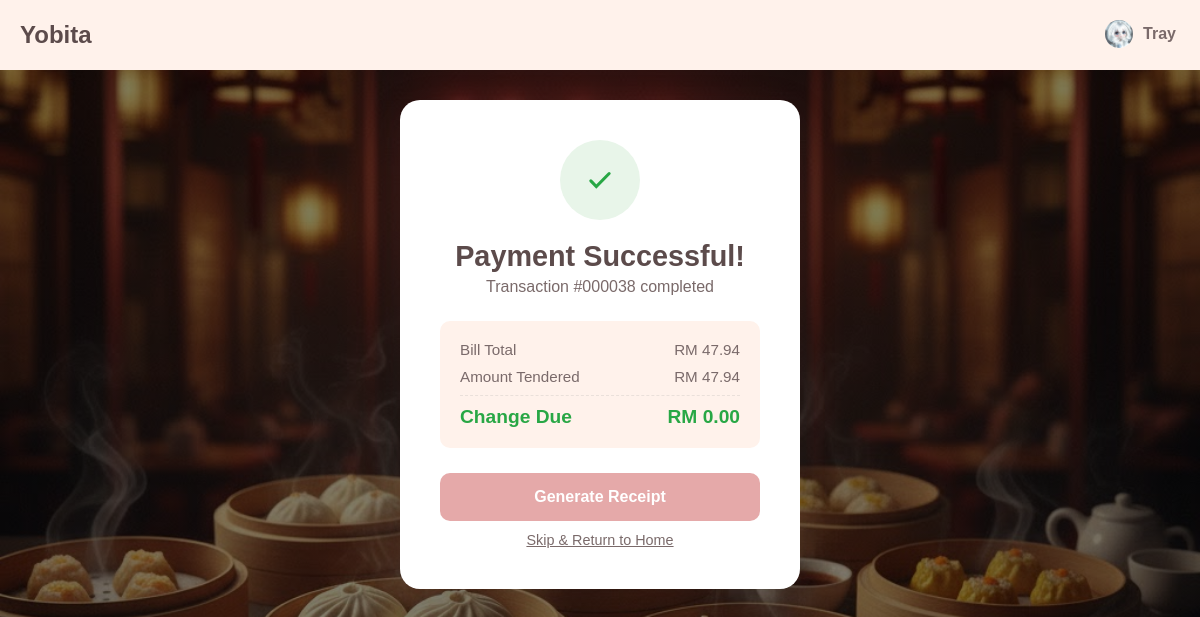
The page /order/receipt.php?payment_id=38 (signed in) on the database its author committed.
### tables this page shows
CREATE TABLE `payments` (
  `id` int(10) UNSIGNED NOT NULL,
  `order_id` int(10) UNSIGNED NOT NULL,
  `amount` decimal(10,2) NOT NULL,
  `subtotal` decimal(10,2) NOT NULL,
  `service_charge` decimal(10,2) NOT NULL,
  `sst` decimal(10,2) NOT NULL,
  `payment_method` enum('cash','credit_card','qr_pay') NOT NULL DEFAULT 'cash',
  `payment_time` timestamp NOT NULL DEFAULT current_timestamp()
);

### order/receipt.php (the view, shortened to what this page needs)
<?php
require_once '../connection.php';
$payment_id = (int)$_GET['payment_id'];
try {
    $sql = "SELECT p.*, o.id as order_id, o.created_at as order_time,
                   dt.table_number, u.username as waiter_name, o.total_amount as order_total_required
            FROM payments p
            JOIN orders o ON p.order_id = o.id
            JOIN dining_tables dt ON o.table_id = dt.id
            LEFT JOIN staffs u ON o.user_id = u.id
            WHERE p.id = ?";
    $stmt = $pdo->prepare($sql);
    $stmt->execute([$payment_id]);
    $receipt_details = $stmt->fetch();
    $bill_total = $receipt_details['subtotal'] + $receipt_details['service_charge'] + $receipt_details['sst'];
    if (isset($_SESSION['receipt_data'])) {
        $total_paid = $_SESSION['receipt_data']['tendered'];
        $change_due = $_SESSION['receipt_data']['change'];
    } else {
        $total_paid = $receipt_details['amount'];
        $change_due = 0.00;
    }
    $change_due = $total_paid - $bill_total;
} catch (PDOException $e) {
    die("Error: " . $e->getMessage());
}
include '../_header.php';
?>
<link rel="stylesheet" href="../css/receipt.css">
<main class="main-wrapper">
    <div class="success-container" id="successView">
        <div class="checkmark-wrapper">
            <svg class="checkmark" viewBox="0 0 52 52">
                <path d="M14.1 27.2l7.1 7.2 16.7-16.8"/>
            </svg>
        </div>
        <div class="success-header">
            <h2>Payment Successful!</h2>
            <p>Transaction #<?php echo str_pad($payment_id, 6, '0', STR_PAD_LEFT); ?> completed</p>
        </div>
        <div class="payment-summary">
            <div class="summary-row">
                <span>Bill Total</span>
                <span>RM <?php echo number_format($bill_total, 2); ?></span>
            </div>
            <div class="summary-row">
                <span>Amount Tendered</span>
                <span>RM <?php echo number_format($total_paid, 2); ?></span>
            </div>
            <div class="summary-row highlight">
                <span class="change-label">Change Due</span>
                <span class="change-label">RM <?php echo number_format($change_due, 2); ?></span>
            </div>
        </div>
        <button onclick="showReceipt()" class="generate-btn">
            <i class="fas fa-receipt"></i> Generate Receipt
        </button>
        <a href="../waiter/index.php" class="skip-btn">Skip & Return to Home</a>
    </div>
</main>

### css/index.css (style rules this page uses)
:root { --primary: #FFDCDC; --second: #FFF2EB; --third: #ffffff; --fourth: #FFD6BA; --text-dark: #5C4B4B; --text-light: #7a6a6a; --border-color: #EAE0DA; --accent-dark: #E5A9A9; --notification: #FF3B3B; }
* { box-sizing: border-box; margin: 0; padding: 0; }
body { font-family: -apple-system, BlinkMacSystemFont, "Segoe UI", Roboto, Helvetica, Arial, sans-serif; background-color: var(--second); color: var(--text-dark); background: linear-gradient(rgba(0, 0, 0, 0.5), rgba(0, 0, 0, 0.5)), url(../image/Background.jpg) !important; background-size: cover !important; background-position: center !important; background-repeat: no-repeat !important; background-attachment: fixed !important; }
.main-wrapper { padding-top: 70px; padding-bottom: 100px; }

### css/receipt.css (style rules this page uses)
:root { --primary: #FFDCDC; --second: #FFF2EB; --third: #ffffff; --fourth: #FFD6BA; --text-dark: #5C4B4B; --text-light: #7a6a6a; --border-color: #EAE0DA; --accent-dark: #E5A9A9; --success-green: #28a745; }
body { background-color: var(--second); font-family: 'Poppins', sans-serif; color: var(--text-dark); margin: 0; min-height: 100vh; }
.main-wrapper { width: 100%; display: flex; justify-content: center; padding: 100px 20px 40px 20px; box-sizing: border-box; }
.success-container { background: var(--third); padding: 40px; border-radius: 20px; text-align: center; box-shadow: 0 10px 40px rgba(92, 75, 75, 0.1); max-width: 400px; width: 100%; animation: fadeInUp 0.5s ease-out; }
.success-header h2 { color: var(--text-dark); margin: 20px 0 5px 0; font-size: 1.8rem; }
.success-header p { color: var(--text-light); margin: 0 0 25px 0; }
.checkmark-wrapper { width: 80px; height: 80px; background: #e8f5e9; border-radius: 50%; display: flex; align-items: center; justify-content: center; margin: 0 auto; }
.checkmark { width: 40px; height: 40px; stroke: var(--success-green); stroke-width: 4; fill: none; stroke-linecap: round; stroke-dasharray: 100; stroke-dashoffset: 100; animation: dash 1s ease-in-out forwards; }
.payment-summary { background: var(--second); border-radius: 10px; padding: 20px; margin-bottom: 25px; }
.summary-row { display: flex; justify-content: space-between; margin-bottom: 10px; font-size: 0.95rem; color: var(--text-light); }
.summary-row.highlight { color: var(--text-dark); font-weight: 700; font-size: 1.2rem; margin-top: 10px; padding-top: 10px; border-top: 1px dashed var(--border-color); margin-bottom: 0; }
.change-label { color: var(--success-green); }
.generate-btn { background: var(--accent-dark); color: white; width: 100%; padding: 15px; border: none; border-radius: 10px; font-size: 1rem; font-weight: 600; cursor: pointer; transition: transform 0.2s, background 0.2s; margin-bottom: 10px; }
.skip-btn { background: transparent; color: var(--text-light); border: none; cursor: pointer; font-size: 0.9rem; text-decoration: underline; }

### rows shown on the page
payments: bill_total "47.94", amount "47.94", change_due "0.00"

### other values the page prints
$_SESSION['username'] "Tray"
str_pad($payment_id, 6, '0', STR_PAD_LEFT) "000038"
